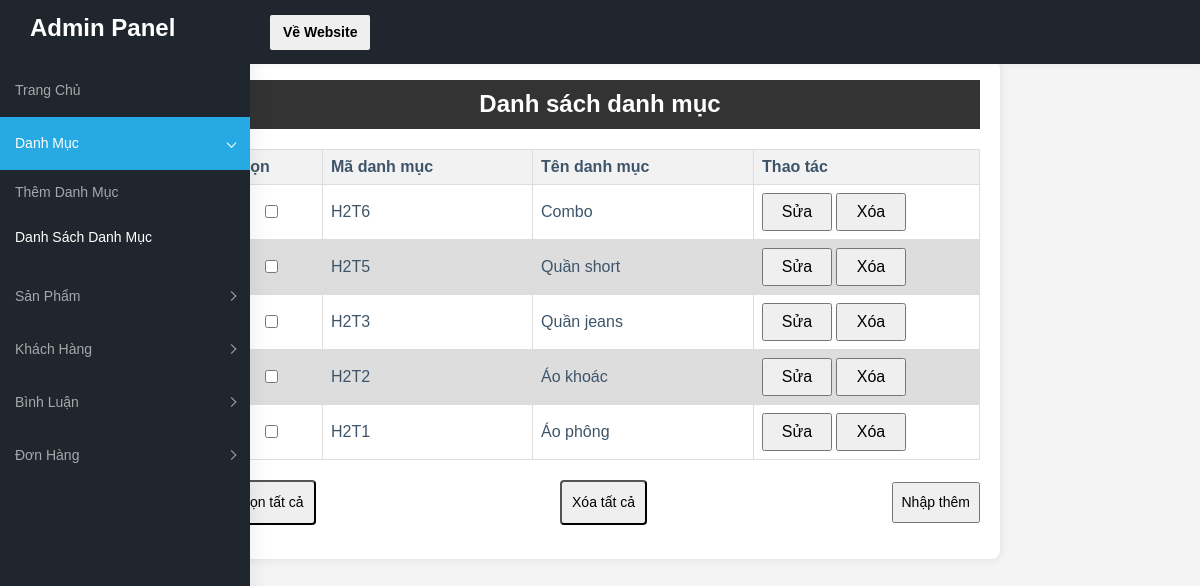
Screenshot of /admin/index.php?act=listdm with the database file from the repository.
### tables this page shows
CREATE TABLE `danhmuc` (
  `id` int(11) NOT NULL,
  `name` varchar(255) NOT NULL
);

### model/pdo.php (called while the page is built, shortened)
<?php
function pdo_get_connection(){
    $servername = "localhost";
    $username = "root";
    $password = "";
    try {
        $conn = new PDO("mysql:host=$servername;dbname=da1", $username, $password);
        $conn->setAttribute(PDO::ATTR_ERRMODE, PDO::ERRMODE_EXCEPTION);
        return $conn;
    } catch(PDOException $e) {
        echo "Connection failed: " . $e->getMessage();
    }
}
function pdo_query($sql){
    $sql_args=array_slice(func_get_args(),1);
    try{
        $conn=pdo_get_connection();
        $stmt=$conn->prepare($sql);
        $stmt->execute($sql_args);
        $rows=$stmt->fetchAll();
        return $rows;
    }
    catch(PDOException $e){
        throw $e;
    }
    finally{
        unset($conn);
    }
}
?>

### model/danhmuc.php (called while the page is built, shortened)
<?php
function loadall_danhmuc(){
    $sql="select * from danhmuc order by id desc";
    $listdanhmuc=pdo_query($sql);
    return  $listdanhmuc;
}
?>

### admin/danhmuc/listdm.php (the view, shortened to what this page needs)
<section id="container">
    <header>
        <h1>Danh sách danh mục</h1>
    </header>
        <form action="#" method="post">
        <table>
            <thead>
                <tr>
                    <th>Chọn</th>
                    <th>Mã danh mục</th>
                    <th>Tên danh mục</th>
                    <th>Thao tác</th>
                </tr>
            </thead>
            <tbody>
                <?php
                foreach($listdanhmuc as $danhmuc){
                    extract($danhmuc);
                    $suadm="index.php?act=suadm&id=".$id;
                    $xoadm="index.php?act=xoadm&id=".$id;
                    echo ' <tr>
                <td><input type="checkbox" name="" id=""></td>
                <td>H2T'.$id.'</td>
                <td>'.$name.'</td>
                <td><a href="'.$suadm.'">
                <input type="button" class="col-md-4" value="Sửa"></a>
                <a href="'. $xoadm.'"><input type="button" class="col-md-4" value="Xóa"></a></td>
            </tr>';
                }
            ?>
            </tbody>
        </table>
        <div class="table-actions">
            <button onclick="chonTatCa()">Chọn tất cả</button>
            <button onclick="xoaTatCa()">Xóa tất cả</button>
            <a href="index.php?act=adddm"><input type="button" value="Nhập thêm"></a>
        </div></form>
    </section>

### admin/header.php (style rules this page uses)
table { font-family: arial, sans-serif; border-collapse: collapse; width: 100%; }
td, th { border: 1px solid #dddddd; text-align: left; padding: 8px; }
tr:nth-child(even) { background-color: #dddddd; }
section { margin-top: 60px; }

### rows the page displays
danhmuc: id "6", name "Combo"
danhmuc: id "5", name "Quần short"
danhmuc: id "3", name "Quần jeans"
danhmuc: id "2", name "Áo khoác"
danhmuc: id "1", name "Áo phông"
